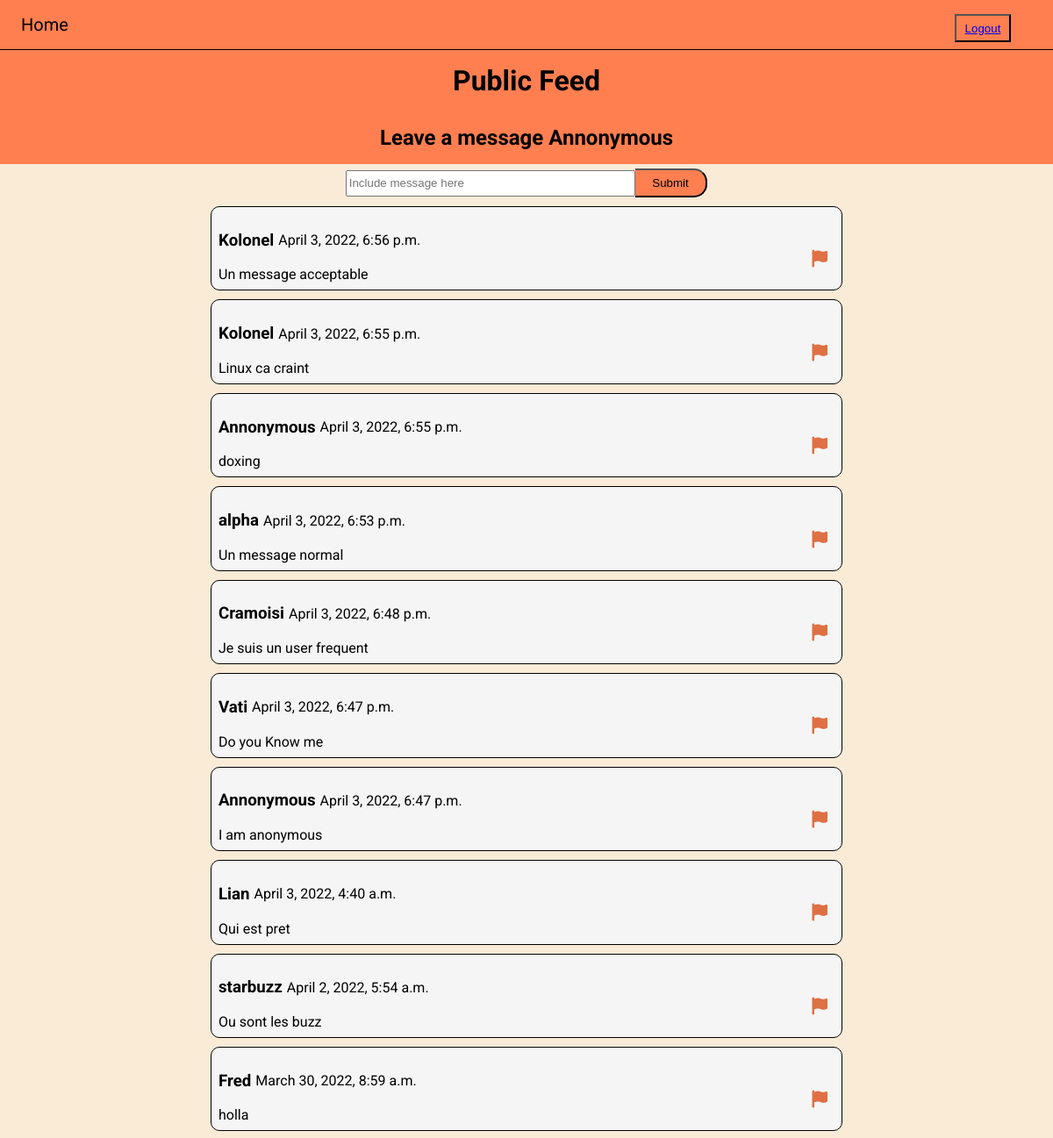
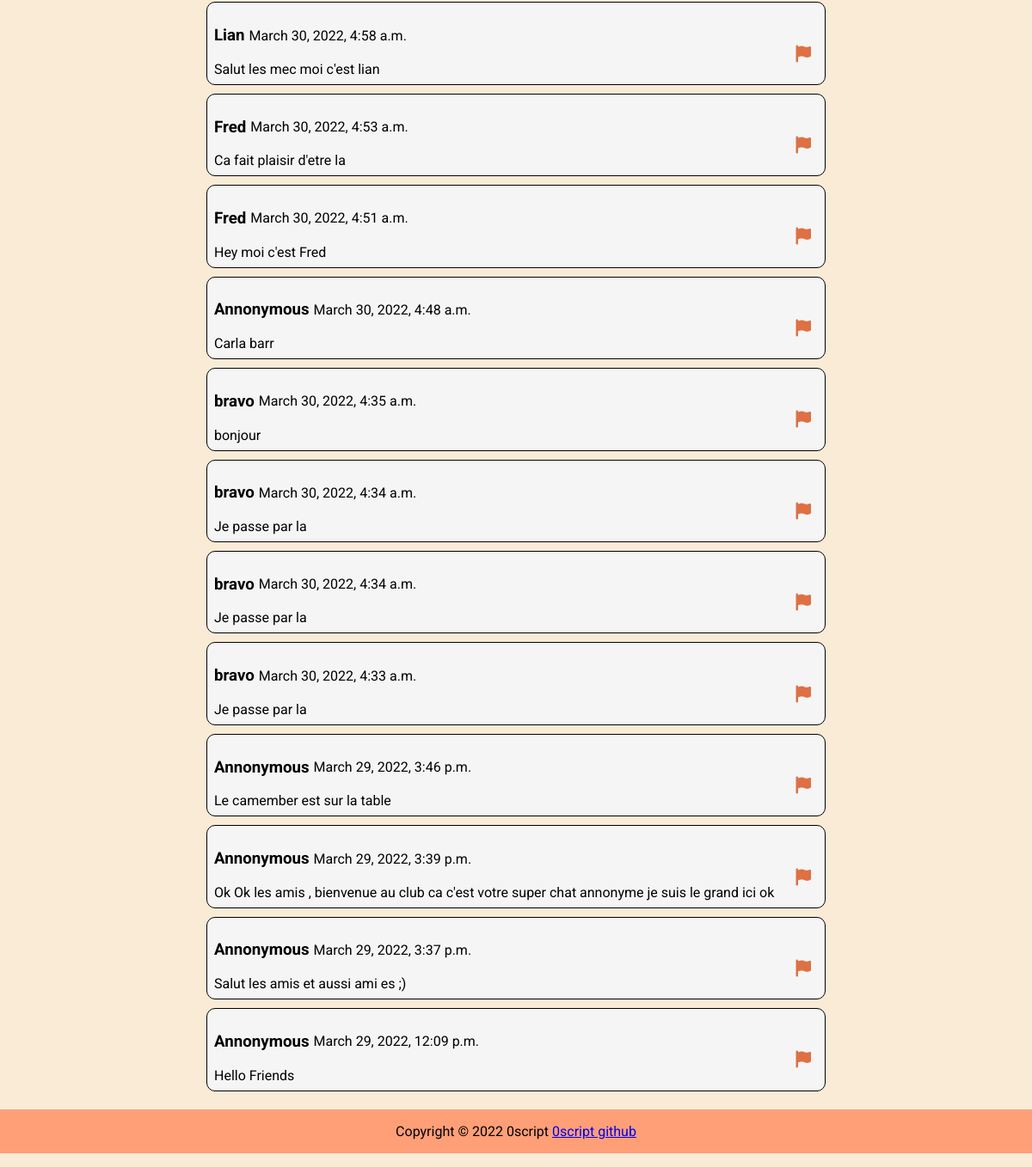
/ (signed in), run on the app's committed database (2 pictures, top to bottom).
### feedapp/models.py (models this page shows, shortened)
class User(AbstractUser):
    tel=models.CharField(max_length=30)
    pass

class Post(models.Model):
    user=models.ForeignKey(settings.AUTH_USER_MODEL, on_delete=models.CASCADE)
    text=models.CharField(max_length=280)
    date_posted=models.DateTimeField(auto_now_add=True)
    reported=models.BooleanField(default=False)
    hidden=models.BooleanField(default=False)
    date_hiden=models.DateTimeField(blank=True,null=True)
    hidden_by=models.ForeignKey(settings.AUTH_USER_MODEL,
        on_delete=models.CASCADE,
        blank=True,
        null=True,
        related_name='Mod Who Hide+')
    class Meta:
        permissions = [('can_hide_post', 'Can hide post')]

### feedapp/views.py (the view)
# urls.py: path('',index_view,name='index'),
def index_view(request,pk='',*args, **kwargs):
    template_name='feedapp/index.html'
    is_mod=False
    if request.user.is_authenticated:
        current_user=get_object_or_404(User,id=request.user.id)
        if is_moderator(request.user):
            is_mod=True
        user={
            'username':request.user.username,
            'id':request.user.id,
            'ismod':is_mod,
        }
    else:
        user={
            'username':'',
            'id':22,
            'ismod':False,
        }
    form=PostMsgForm(request.POST or None)
    posts=Post.objects.filter(hidden=False).order_by('-date_posted').all()
    if form.is_valid():
        Post.objects.create(text=form.cleaned_data['text'],user=User.objects.get(id=user['id']))
    else:
        form=PostMsgForm()
    context={
        'username':user['username'],
        'form':form,
        'ismod':user['ismod'],
        'posts':posts,
    }
    return render(request, template_name,context)

### feedapp/forms.py
class PostMsgForm(forms.Form):
    text=forms.CharField(
        max_length=255,
        required=True,
        label='',
        widget=forms.TextInput(
            attrs={
                'placeholder':'Include message here',
                'type':'input',
                'class':'message',
            }
        )
    )

### feedapp/views.py (called while the page is built)
def is_moderator(user):
    return user.groups.filter(name='Moderators').exists()

### feedapp/templates/feedapp/index.html (shortened to what this page needs)
{% extends 'base.html' %}
    {% block main_title %}Public Feed{% endblock main_title %}
    {% block sub_title %}
        {% if user.username %}
            Leave a message {{ user.username }}
        {% else %}
            Leave a anonymous message ..
        {% endif %}
    {% endblock sub_title %}
    {% block content %}
        <div class="feed-container">
            {% include 'feedapp/postform.html' %}
            {%include 'feedapp/listpost.html' %}
    {% endblock %}

### feedapp/templates/feedapp/listpost.html (shortened to what this page needs)
<div class="contain-feed">
    {% for post in posts  %}
		{% if not post.hidden %}
			<div class="feed">
				<div class="message-header">
					<h3 class="message-title">
						{{post.user}}
					</h3>
					<p class="message-head-info">{{ post.date_posted }}</p>
				</div>
				<div class="message">
					{{ post.text }}
				</div>
				<button title="Report" class="report" id="{{ post.id }}" ><i class="fa-solid fa-flag"></i></button>
			</div>
		{% endif %}
	{% endfor %}

### staticfiles/css/css.css (style rules this page uses)
* { box-sizing: border-box; }
body { font-family: 'Roboto', sans-serif; margin: 0; background-color: antiquewhite; }
div.feed-container { display: flex; flex-direction: column; justify-content: center; align-items: center; width: 100%; }
div.feed { position: relative; border-radius: 10px; padding: 0.5rem; border: solid 1px black; margin: 5px; color: black; background-color: whitesmoke; }
div.message-header { display: flex; flex-direction: row; align-items: center; }
div.message-header h3 { margin-right: 5px; }
div.feed button { border: none; background-color: transparent; outline: none; position: absolute; right: 10px; top: 50%; color: #DE7044; font-size: 20px; }
form.postform input.message { width: 60%; height: 30px; }
div.contain-feed { display: flex; flex-direction: column; justify-content: center; align-items: center; width: 100%; }
div.feed { position: relative; border-radius: 10px; padding: 0.5rem; border: solid 1px black; margin: 5px; color: black; background-color: whitesmoke; width: 60%; }

### data on the page
User: username "Annonymous"
Post: user "Kolonel", date_posted "April 3, 2022, 6:56 p.m.", text "Un message acceptable"
Post: user "Kolonel", date_posted "April 3, 2022, 6:55 p.m.", text "Linux ca craint"
Post: user "Annonymous", date_posted "April 3, 2022, 6:55 p.m.", text "doxing"
Post: user "alpha", date_posted "April 3, 2022, 6:53 p.m.", text "Un message normal"
Post: user "Cramoisi", date_posted "April 3, 2022, 6:48 p.m.", text "Je suis un user frequent"
Post: user "Vati", date_posted "April 3, 2022, 6:47 p.m.", text "Do you Know me"
Post: user "Annonymous", date_posted "April 3, 2022, 6:47 p.m.", text "I am anonymous"
Post: user "Lian", date_posted "April 3, 2022, 4:40 a.m.", text "Qui est pret"
Post: user "starbuzz", date_posted "April 2, 2022, 5:54 a.m.", text "Ou sont les buzz"
Post: user "Fred", date_posted "March 30, 2022, 8:59 a.m.", text "holla"
Post: user "Lian", date_posted "March 30, 2022, 4:58 a.m.", text "Salut les mec moi c'est lian"
Post: user "Fred", date_posted "March 30, 2022, 4:53 a.m.", text "Ca fait plaisir d'etre la"
Post: user "Fred", date_posted "March 30, 2022, 4:51 a.m.", text "Hey moi c'est Fred"
Post: user "Annonymous", date_posted "March 30, 2022, 4:48 a.m.", text "Carla barr"
Post: user "bravo", date_posted "March 30, 2022, 4:35 a.m.", text "bonjour"
Post: user "bravo", date_posted "March 30, 2022, 4:34 a.m.", text "Je passe par la"
Post: user "bravo", date_posted "March 30, 2022, 4:34 a.m.", text "Je passe par la"
Post: user "bravo", date_posted "March 30, 2022, 4:33 a.m.", text "Je passe par la"
Post: user "Annonymous", date_posted "March 29, 2022, 3:46 p.m.", text "Le camember est sur la table"
Post: user "Annonymous", date_posted "March 29, 2022, 3:39 p.m.", text "Ok Ok les amis , bienvenue au club ca c'est votre super chat annonyme je suis le grand ici ok"
Post: user "Annonymous", date_posted "March 29, 2022, 3:37 p.m.", text "Salut les amis et aussi ami es ;)"
Post: user "Annonymous", date_posted "March 29, 2022, 12:09 p.m.", text "Hello Friends"
